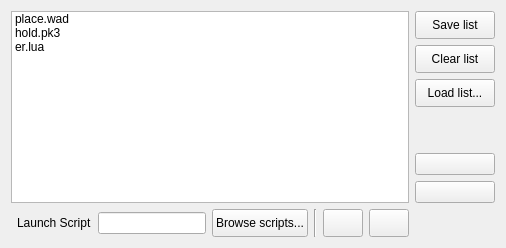
                           <widget class="QWidget" name="AddonsLoaderTab">
                            <attribute name="title">
                             <string>Launch Mods</string>
                            </attribute>
                            <layout class="QGridLayout" name="gridLayout_9">
                             <item row="10" column="6">
                              <widget class="QPushButton" name="GameFilesAddButton">
                               <property name="minimumSize">
                                <size>
                                 <width>0</width>
                                 <height>28</height>
                                </size>
                               </property>
                               <property name="text">
                                <string/>
                               </property>
                               <property name="icon">
                                <iconset resource="ll.qrc">
                                 <normaloff>:/assets/img/icons/list-add.png</normaloff>:/assets/img/icons/list-add.png</iconset>
                               </property>
                              </widget>
                             </item>
                             <item row="10" column="4">
                              <widget class="QPushButton" name="GameFilesExecScrBrowseButton">
                               <property name="minimumSize">
                                <size>
                                 <width>0</width>
                                 <height>28</height>
                                </size>
                               </property>
                               <property name="text">
                                <string>Browse scripts...</string>
                               </property>
                               <property name="icon">
                                <iconset resource="ll.qrc">
                                 <normaloff>:/assets/img/icons/folder.png</normaloff>:/assets/img/icons/folder.png</iconset>
                               </property>
                              </widget>
                             </item>
                             <item row="8" column="8">
                              <widget class="QPushButton" name="GameFilesDownButton">
                               <property name="sizePolicy">
                                <sizepolicy hsizetype="Preferred" vsizetype="Fixed">
                                 <horstretch>0</horstretch>
                                 <verstretch>0</verstretch>
                                </sizepolicy>
                               </property>
                               <property name="toolTip">
                                <string>Move down</string>
                               </property>
                               <property name="text">
                                <string/>
                               </property>
                               <property name="icon">
                                <iconset resource="ll.qrc">
                                 <normaloff>:/assets/img/icons/go-down.png</normaloff>:/assets/img/icons/go-down.png</iconset>
                               </property>
                              </widget>
                             </item>
                             <item row="1" column="8">
                              <widget class="QPushButton" name="GameFilesClearButton">
                               <property name="minimumSize">
                                <size>
                                 <width>0</width>
                                 <height>28</height>
                                </size>
                               </property>
                               <property name="text">
                                <string>Clear list</string>
                               </property>
                               <property name="icon">
                                <iconset resource="ll.qrc">
                                 <normaloff>:/assets/img/icons/edit-delete.png</normaloff>:/assets/img/icons/edit-delete.png</iconset>
                               </property>
                              </widget>
                             </item>
                             <item row="10" column="7">
                              <widget class="QPushButton" name="GameFilesDeleteButton">
                               <property name="minimumSize">
                                <size>
                                 <width>0</width>
                                 <height>28</height>
                                </size>
                               </property>
                               <property name="toolTip">
                                <string>Delete selected files</string>
                               </property>
                               <property name="text">
                                <string/>
                               </property>
                               <property name="icon">
                                <iconset resource="ll.qrc">
                                 <normaloff>:/assets/img/icons/list-remove.png</normaloff>:/assets/img/icons/list-remove.png</iconset>
                               </property>
                              </widget>
                             </item>
                             <item row="0" column="8">
                              <widget class="QPushButton" name="GameFilesSaveButton">
                               <property name="minimumSize">
                                <size>
                                 <width>0</width>
                                 <height>28</height>
                                </size>
                               </property>
                               <property name="styleSheet">
                                <string notr="true"/>
                               </property>
                               <property name="text">
                                <string>Save list</string>
                               </property>
                               <property name="icon">
                                <iconset resource="ll.qrc">
                                 <normaloff>:/assets/img/icons/document-save.png</normaloff>:/assets/img/icons/document-save.png</iconset>
                               </property>
                              </widget>
                             </item>
                             <item row="10" column="3">
                              <widget class="QLineEdit" name="GameFilesExecScriptInput"/>
                             </item>
                             <item row="0" column="1" rowspan="9" colspan="7">
                              <widget class="QListWidget" name="GameFilesList">
                               <property name="styleSheet">
                                <string notr="true"/>
                               </property>
                               <property name="dragEnabled">
                                <bool>true</bool>
                               </property>
                               <property name="dragDropOverwriteMode">
                                <bool>false</bool>
                               </property>
                               <property name="dragDropMode">
                                <enum>QAbstractItemView::DropOnly</enum>
                               </property>
                               <property name="selectionMode">
                                <enum>QAbstractItemView::ExtendedSelection</enum>
                               </property>
                               <property name="iconSize">
                                <size>
                                 <width>32</width>
                                 <height>32</height>
                                </size>
                               </property>
                               <property name="movement">
                                <enum>QListView::Static</enum>
                               </property>
                               <item>
                                <property name="text">
                                 <string>place.wad</string>
                                </property>
                                <property name="icon">
                                 <iconset resource="ll.qrc">
                                  <normaloff>:/assets/img/filetypes/wad.png</normaloff>:/assets/img/filetypes/wad.png</iconset>
                                </property>
                               </item>
                               <item>
                                <property name="text">
                                 <string>hold.pk3</string>
                                </property>
                                <property name="icon">
                                 <iconset resource="ll.qrc">
                                  <normaloff>:/assets/img/filetypes/pk3.png</normaloff>:/assets/img/filetypes/pk3.png</iconset>
                                </property>
                               </item>
                               <item>
                                <property name="text">
                                 <string>er.lua</string>
                                </property>
                                <property name="icon">
                                 <iconset resource="ll.qrc">
                                  <normaloff>:/assets/img/filetypes/lua.png</normaloff>:/assets/img/filetypes/lua.png</iconset>
                                </property>
                               </item>
                              </widget>
                             </item>
                             <item row="7" column="8">
                              <widget class="QPushButton" name="GameFilesUpButton">
                               <property name="sizePolicy">
                                <sizepolicy hsizetype="Preferred" vsizetype="Fixed">
                                 <horstretch>0</horstretch>
                                 <verstretch>0</verstretch>
                                </sizepolicy>
                               </property>
                               <property name="toolTip">
                                <string>Move up</string>
                               </property>
                               <property name="text">
                                <string/>
                               </property>
                               <property name="icon">
                                <iconset resource="ll.qrc">
                                 <normaloff>:/assets/img/icons/go-up.png</normaloff>:/assets/img/icons/go-up.png</iconset>
                               </property>
                              </widget>
                             </item>
                             <item row="10" column="2">
                              <widget class="QLabel" name="GameFilesExecuteScriptLabel">
                               <property name="text">
                                <string>Launch Script</string>
                               </property>
                              </widget>
                             </item>
                             <item row="2" column="8">
                              <widget class="QPushButton" name="GameFilesLoadButton">
                               <property name="minimumSize">
                                <size>
                                 <width>0</width>
                                 <height>28</height>
                                </size>
                               </property>
                               <property name="styleSheet">
                                <string notr="true"/>
                               </property>
                               <property name="text">
                                <string>Load list...</string>
                               </property>
                               <property name="icon">
                                <iconset resource="ll.qrc">
                                 <normaloff>:/assets/img/icons/folder.png</normaloff>:/assets/img/icons/folder.png</iconset>
                               </property>
                              </widget>
                             </item>
                             <item row="10" column="5">
                              <widget class="Line" name="line_4">
                               <property name="orientation">
                                <enum>Qt::Vertical</enum>
                               </property>
                              </widget>
                             </item>
                            </layout>
                           </widget>
